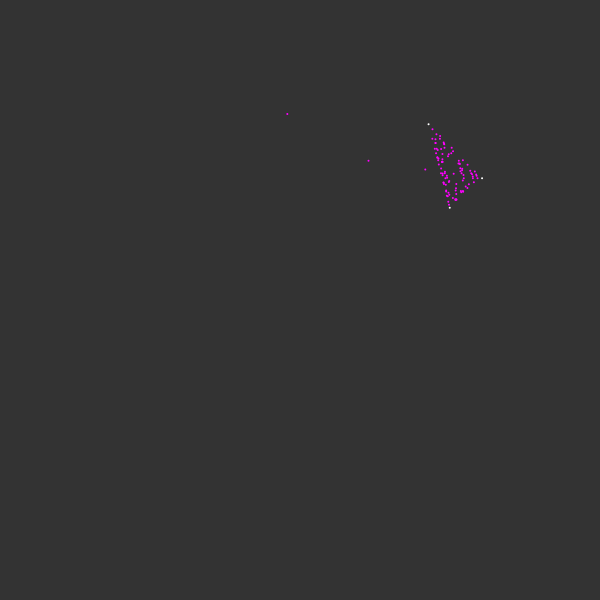
Frame 1 (no input)
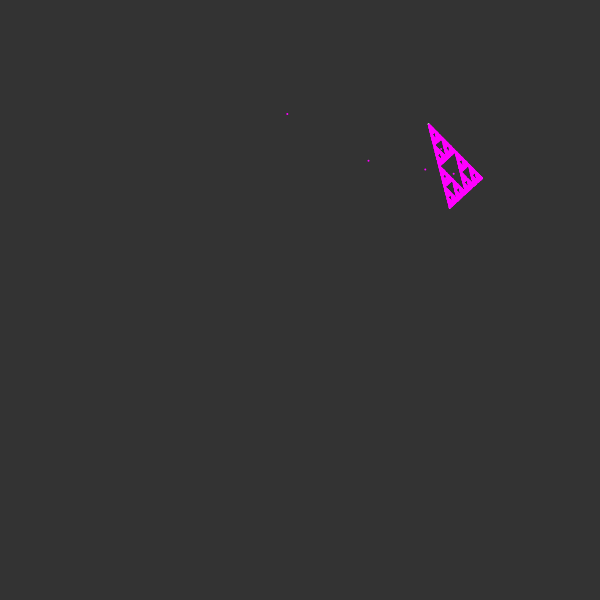
Frame 60 (no input)
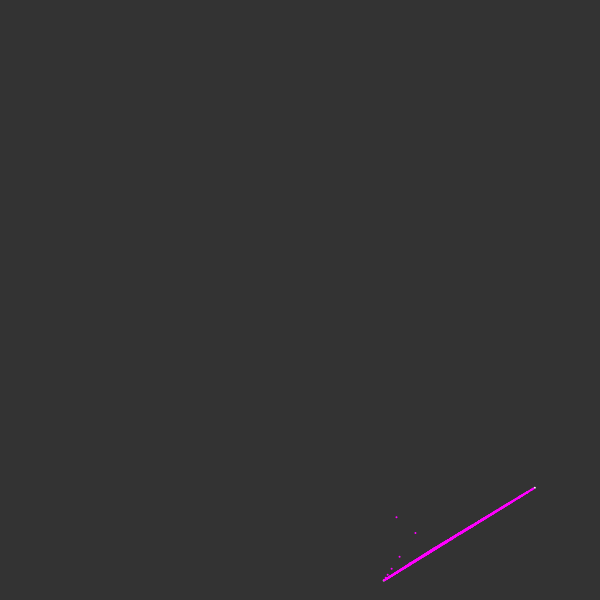
Frame 120 (the mouse pressed at the canvas centre since frame 60)

The p5.js sketch that drew these frames (run headless with seeded random() and noise() and a simulated clock; from frame 60 on, the mouse is pressed at the canvas centre):

// p5.js sketch
// ── sketch.js
let points;
let current;

function setup() {
	createCanvas(600, 600);
	reset();
}

function reset() {
	points = [];
	background(51);
	for (let i = 0; i < 3; i++) {
		let v = createVector(random(width), random(height));
		points.push(v);
	}
	current = createVector(random(width), random(height));

	stroke(255);
	strokeWeight(2);
	for (let p of points) {
		point(p.x, p.y);
	}
}

function draw() {

	if (frameCount % 100 == 0) {
		reset();
	}

	for (let i = 0; i < 100; i++) {
		strokeWeight(2);
		stroke(255, 0, 255);
		let next = random(points);
		current.x = lerp(current.x, next.x, 0.5);
		current.y = lerp(current.y, next.y, 0.5);
		point(current.x, current.y);
	}
}
